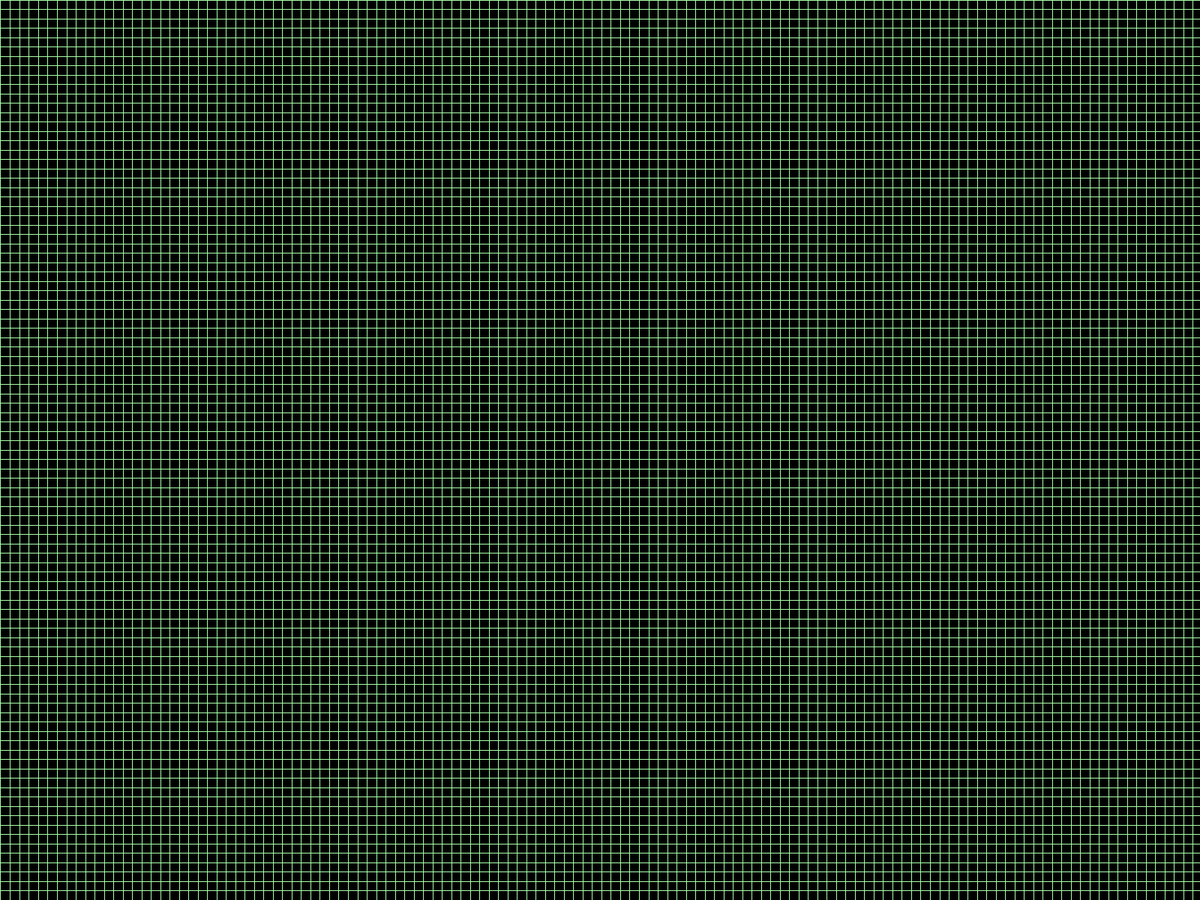
Frame 1 (no input)
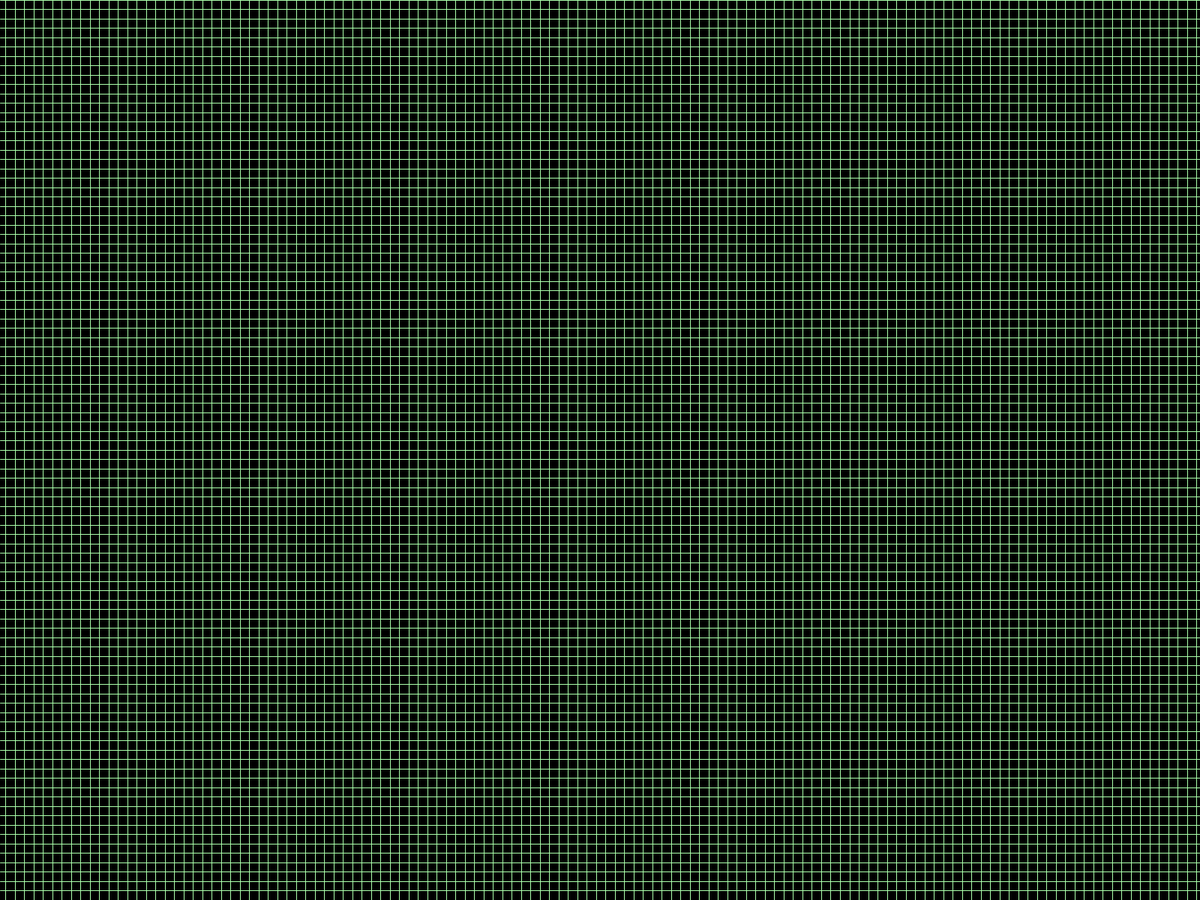
Frame 60 (the mouse pressed at the canvas centre just before this capture)
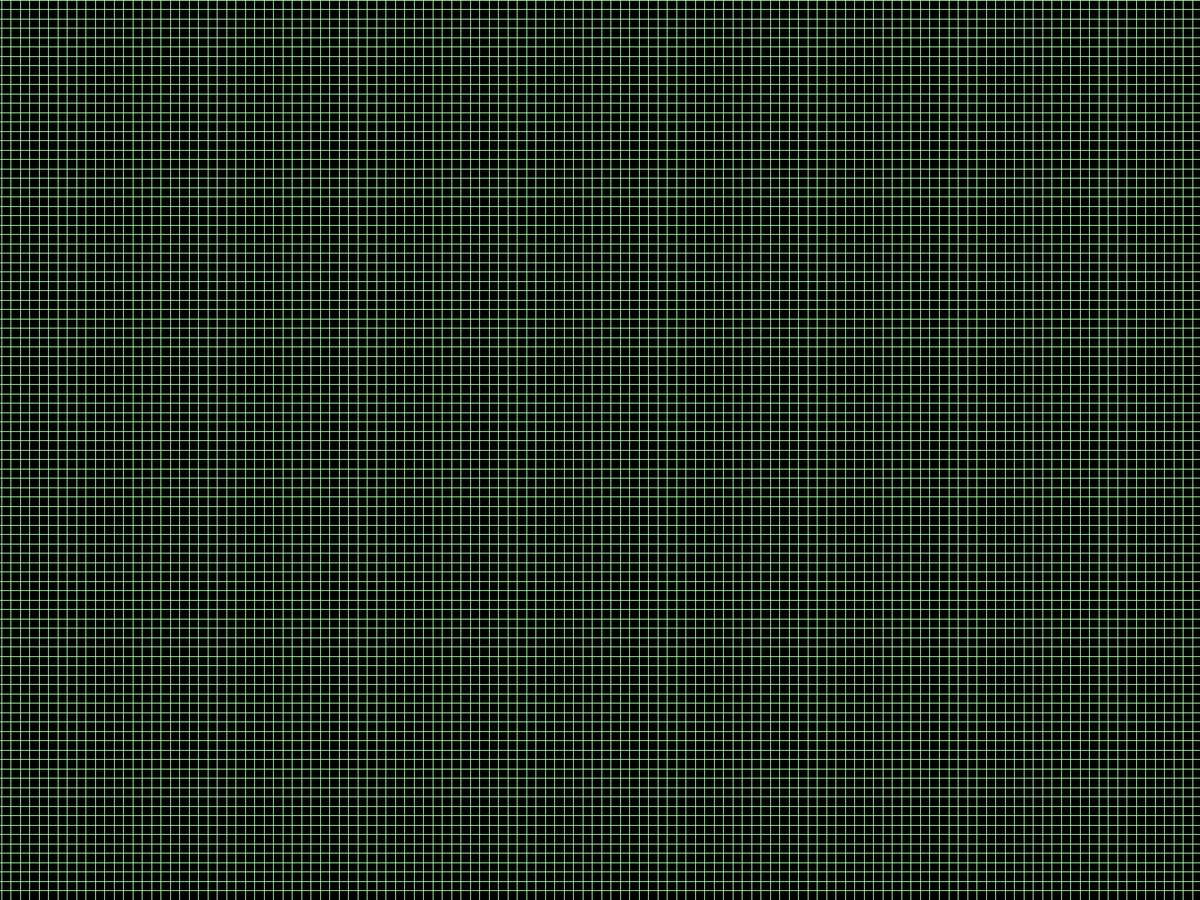
Frame 120 (the mouse held since frame 60 and released just before this capture)

The Processing sketch that drew these frames (run headless with seeded random() and noise(); from frame 60 on, the mouse is pressed at the canvas centre):

// Processing sketch: sketch_170712a
// ── sketch_170712a.pde
/**
 * Constants
 */

/**
 * Values
 */

/**
 * Lifecycle
 */

void setup() {
  //size(1920, 1080);
  // fullScreen();
   fullScreen(2);
  background(0);

  noFill();
  stroke(0xFFAAFFAA);
}

void draw() {
  background(0);

  final float numOfVerticalLines = 128f;
  final float squareWidth = width / numOfVerticalLines;

  for (float x = 0f; x <= width; x += squareWidth) {
    final float xOffset = (millis() % 1500) / 1500f * squareWidth;
    line(x + xOffset, 0f, x + xOffset, height);
  }

  for (float y = 0f; y <= height; y += squareWidth) {
    line(0f, y, width, y);
  }
}
